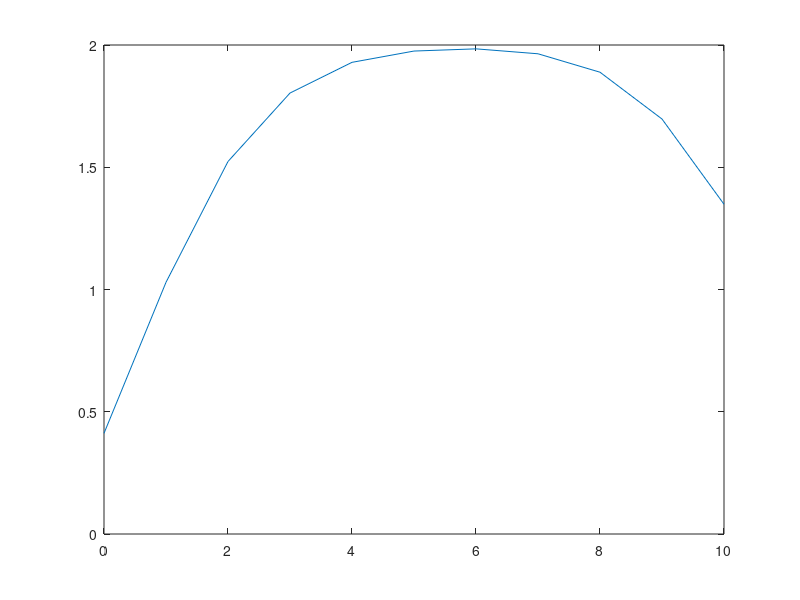

MATLAB code to generate this figure:
dbstop if error
clc
eps = 0.1;
k = [15 10];
maks= 10;

M = 0:maks;
y = zeros(1,length(M));
for m = M;
    y(m+1) = sum( binopdf(0:m, k(1)+m, eps) )*(1 + sum( binopdf(0:(maks-m), k(2)+maks-m, eps) ));
%     y(m+1) = sum( binopdf(0:m, k(1)+m, eps) )+(sum( binopdf(0:(maks-m), k(2)+maks-m, eps) ));
end
plot(M,y)